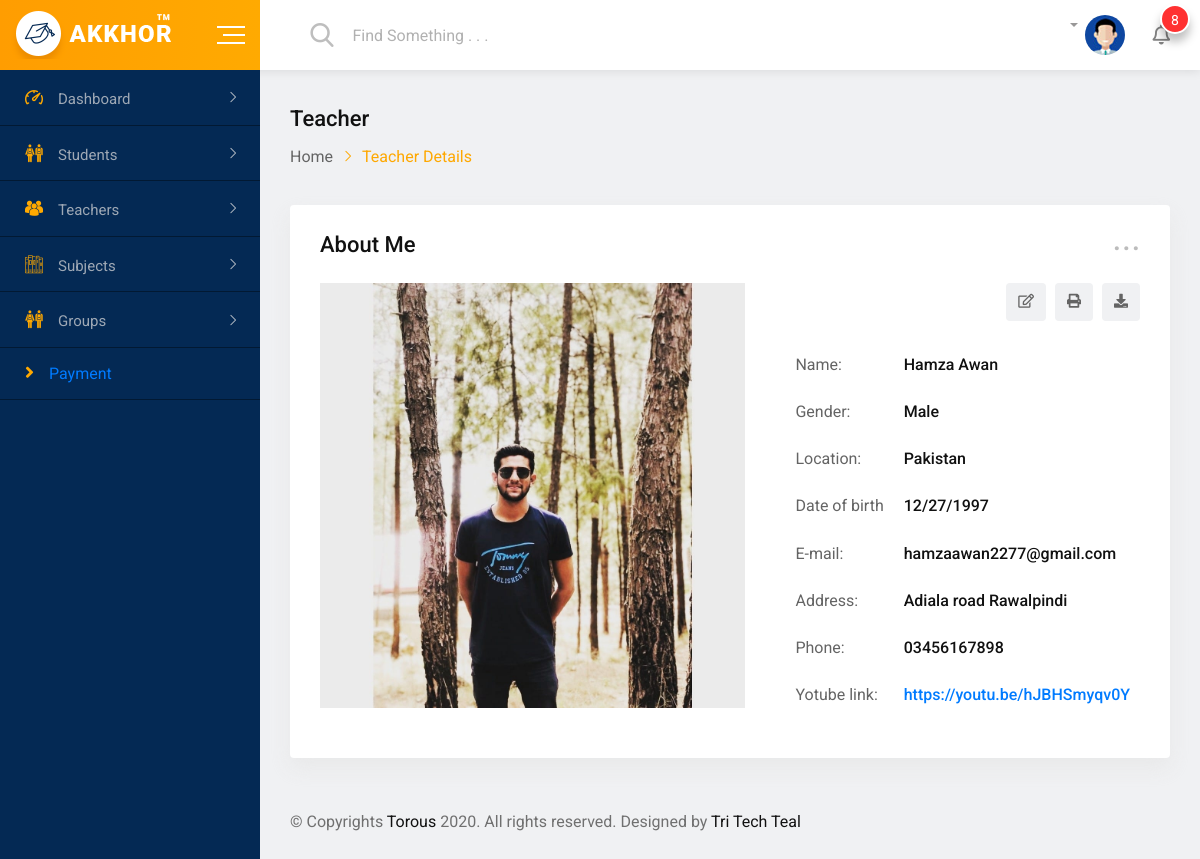
The app's page /admin/profileteacher/20 with its own data.
### tables this page shows
CREATE TABLE `teacher` (
  `id` int(11) NOT NULL,
  `fname` varchar(255) NOT NULL,
  `lname` varchar(255) NOT NULL,
  `gender` varchar(255) NOT NULL,
  `dob` varchar(255) NOT NULL,
  `location` varchar(255) NOT NULL,
  `link` varchar(255) NOT NULL,
  `address` varchar(255) NOT NULL,
  `phno` varchar(255) NOT NULL,
  `email` varchar(255) NOT NULL,
  `password` varchar(255) NOT NULL,
  `profile_img` varchar(255) NOT NULL,
  `description` text NOT NULL,
  `prof_bg` text NOT NULL,
  `certificates` varchar(255) NOT NULL,
  `fees` varchar(255) NOT NULL,
  `status` tinyint(4) NOT NULL DEFAULT 0,
  `subject_id` int(11) NOT NULL,
  `group_id` int(11) NOT NULL
);

### application/controllers/Admin.php (called while the page is built, shortened)
<?php
    class Admin extends CI_Controller{
        public function viewteacher($id){
                $data['teacher']=$this->teacher_model->viewTeacher('teacher',$id);
                $this->load->view('admintemplates/header');
                $this->load->view('admin/profileteacher',$data);
                $this->load->view('admintemplates/footer');
        }
    }

### index.php (called while the page is built, shortened)
<?php
require_once BASEPATH.'core/CodeIgniter.php';

### application/models/Teacher_model.php (called while the page is built, shortened)
<?php
        class Teacher_model extends CI_Model{
            public function viewTeacher($table,$id){
               $query=$this->db->get_where($table,array('id'=>$id));
               return $query->row_array();
            }
        }
?>

### application/views/admin/profileteacher.php (the view, shortened to what this page needs)
<div class="dashboard-page-one">
    <div class="dashboard-content-one">
        <div class="breadcrumbs-area">
            <h3>Teacher</h3>
            <ul>
                <li>
                    <a href="index.html">Home</a>
                </li>
                <li>Teacher Details</li>
            </ul>
        </div>
        <div class="card height-auto">
            <div class="card-body">
                <div class="heading-layout1">
                    <div class="item-title">
                        <h3>About Me</h3>
                    </div>
                   <div class="dropdown">
                        <a class="dropdown-toggle" href="#" role="button"
                        data-toggle="dropdown" aria-expanded="false">...</a>
                    </div>
                </div>
                <div class="single-info-details">
                    <div class="item-img">
                        <img src="<?php echo base_url();?>assets/uploads/teachers/<?= $teacher['profile_img']?>" width="500"  alt="teacher">
                    </div>
                    <div class="item-content">
                        <div class="header-inline item-header">
                            <div class="header-elements">
                                <ul>
                                    <li><a href="#"><i class="far fa-edit"></i></a></li>
                                    <li><a href="#"><i class="fas fa-print"></i></a></li>
                                    <li><a href="#"><i class="fas fa-download"></i></a></li>
                                </ul>
                            </div>
                        </div>
                        <div class="info-table table-responsive">
                            <table class="table text-nowrap">
                                <tbody>
                                    <tr>
                                        <td>Name:</td>
                                        <td class="font-medium text-dark-medium text-capitalize">
                                        <?= $teacher['fname']. ' '.$teacher['lname']?>
                                        </td>
                                    </tr>
                                    <tr>
                                        <td>Gender:</td>
                                        <td class="font-medium text-dark-medium text-capitalize">
                                        <?= $teacher['gender']?>
                                        </td>
                                    </tr>
                                    <tr>
                                        <td>Location:</td>
                                        <td class="font-medium text-dark-medium">
                                        <?= $teacher['location']?>
                                        </td>
                                    </tr>
                                    <tr>
                                        <td>Date of birth</td>
                                        <td class="font-medium text-dark-medium">
                                        <?= $teacher['dob']?>
                                        </td>
                                    </tr>
                                    <tr>
                                        <td>E-mail:</td>
                                        <td class="font-medium text-dark-medium">
                                        <?= $teacher['email']?>
                                        </td>
                                    </tr>
                                    <tr>
                                        <td>Address:</td>
                                        <td class="font-medium text-dark-medium">
                                        <?= $teacher['address']?>
                                        </td>
                                    </tr>
                                    <tr>
                                        <td>Phone:</td>
                                        <td class="font-medium text-dark-medium">
                                        <?= $teacher['phno']?>
                                        </td>
                                    </tr>
                                    <tr>
                                        <td>Yotube link:</td>
                                        <td class="font-medium text-dark-medium">
                                            <a href="<?= $teacher['link']?>">
                                            <?= $teacher['link']?>
                                            </a>
                                            </td>
                                    </tr>
                                </tbody>
                            </table>
                        </div>
                    </div>
                </div>
            </div>
        </div>

### adminassets/css/main.css (style rules this page uses)
html { color: #222; font-size: 1em; line-height: 1.4; }
audio, canvas, iframe, img, svg, video { vertical-align: middle; }

### records on screen
teacher: profile_img (picture), fname "Hamza", lname "Awan", gender "Male", location "Pakistan", dob "12/27/1997", email "hamzaawan2277@gmail.com", address "Adiala road Rawalpindi", phno "03456167898", link "https://youtu.be/hJBHSmyqv0Y"
